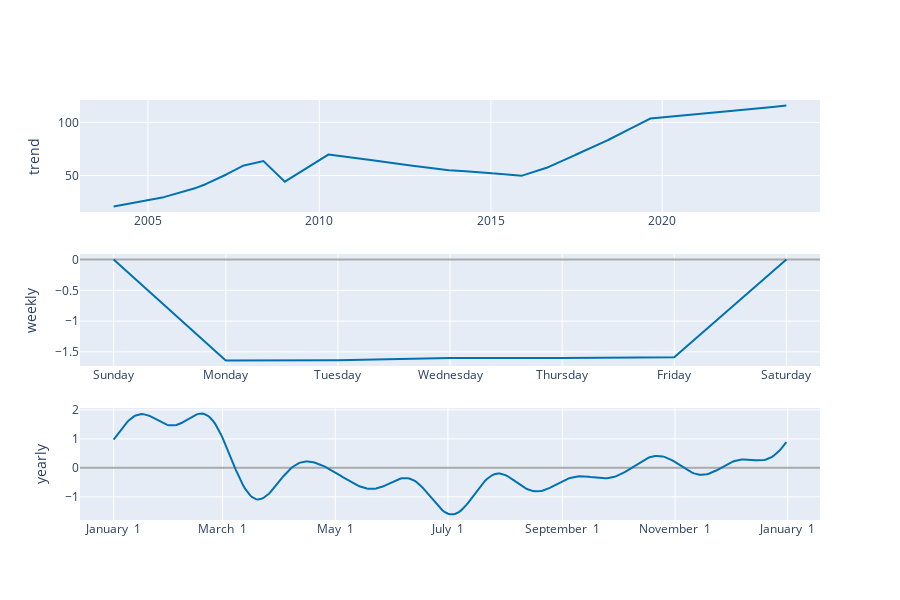

Here is the notebook cell this chart was saved with:
### Code cell
plot_components_plotly(m, prophet_forecast)

### Figure 1 — Plotly figure (JSON) as saved in the notebook; plotly's stock layout.template omitted (floating-point values rounded to 4 significant figures; data arrays with more than 128 entries replaced by an {"elided": "..."} marker saying what was removed)
{"data": [{"line": {"color": "#0072B2", "width": 2}, "mode": "lines", "name": "trend", "type": "scatter", "x": {"elided": "4859 str values"}, "xaxis": "x", "y": {"elided": "4859 float values"}, "yaxis": "y"}, {"line": {"color": "#0072B2", "width": 2}, "mode": "lines", "name": "weekly", "type": "scatter", "x": ["2017-01-01T00:00:00", "2017-01-02T00:00:00", "2017-01-03T00:00:00", "2017-01-04T00:00:00", "2017-01-05T00:00:00", "2017-01-06T00:00:00", "2017-01-07T00:00:00"], "xaxis": "x2", "y": [-3.237e-07, -1.639, -1.637, -1.602, -1.602, -1.587, -2.751e-07], "yaxis": "y2"}, {"line": {"color": "#0072B2", "width": 2}, "mode": "lines", "name": "yearly", "type": "scatter", "x": {"elided": "365 str values"}, "xaxis": "x3", "y": {"elided": "365 float values"}, "yaxis": "y3"}], "layout": {"height": 600, "showlegend": false, "width": 900, "xaxis": {"anchor": "y", "domain": [0, 1], "range": ["2003-01-08T18:00:00", "2024-08-07T06:00:00"], "type": "date"}, "xaxis2": {"anchor": "y2", "domain": [0, 1], "range": ["2016-12-31T16:48:00", "2017-01-07T07:12:00"], "tickformat": "%A", "type": "date"}, "xaxis3": {"anchor": "y3", "domain": [0, 1], "range": ["2016-12-13T18:54:02.958904115", "2018-01-18T11:04:57.863013581"], "tickformat": "%B %e", "type": "date"}, "yaxis": {"anchor": "x", "domain": [0.7333, 1], "rangemode": "normal", "title": {"text": "trend"}, "zerolinecolor": "#AAA"}, "yaxis2": {"anchor": "x2", "domain": [0.3667, 0.6333], "title": {"text": "weekly"}, "zerolinecolor": "#AAA"}, "yaxis3": {"anchor": "x3", "domain": [0, 0.2667], "title": {"text": "yearly"}, "zerolinecolor": "#AAA"}}}
